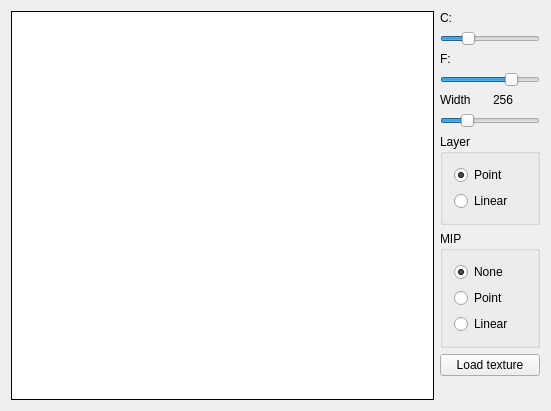
<?xml version="1.0" encoding="UTF-8"?>
<ui version="4.0">
 <class>MainWindow</class>
 <widget class="QMainWindow" name="MainWindow">
  <property name="geometry">
   <rect>
    <x>0</x>
    <y>0</y>
    <width>551</width>
    <height>411</height>
   </rect>
  </property>
  <property name="windowTitle">
   <string>FIT0201CHERESHNEV_Morph</string>
  </property>
  <widget class="QWidget" name="centralWidget">
   <layout class="QHBoxLayout" name="horizontalLayout" stretch="1,0">
    <item>
     <widget class="QLabel" name="imageLabel">
      <property name="sizePolicy">
       <sizepolicy hsizetype="Ignored" vsizetype="Ignored">
        <horstretch>0</horstretch>
        <verstretch>0</verstretch>
       </sizepolicy>
      </property>
      <property name="styleSheet">
       <string notr="true">background: white; border-style: solid; border-width: 1</string>
      </property>
      <property name="text">
       <string/>
      </property>
      <property name="scaledContents">
       <bool>false</bool>
      </property>
      <property name="alignment">
       <set>Qt::AlignCenter</set>
      </property>
     </widget>
    </item>
    <item>
     <layout class="QVBoxLayout" name="verticalLayout">
      <item>
       <layout class="QHBoxLayout" name="horizontalLayout_2">
        <item>
         <widget class="QLabel" name="label_2">
          <property name="text">
           <string>C:</string>
          </property>
         </widget>
        </item>
        <item>
         <widget class="QLabel" name="label">
          <property name="text">
           <string/>
          </property>
         </widget>
        </item>
       </layout>
      </item>
      <item>
       <widget class="QSlider" name="horizontalSlider_2">
        <property name="maximum">
         <number>100</number>
        </property>
        <property name="value">
         <number>25</number>
        </property>
        <property name="orientation">
         <enum>Qt::Horizontal</enum>
        </property>
       </widget>
      </item>
      <item>
       <layout class="QHBoxLayout" name="horizontalLayout_3">
        <item>
         <widget class="QLabel" name="label_4">
          <property name="text">
           <string>F:</string>
          </property>
         </widget>
        </item>
        <item>
         <widget class="QLabel" name="label_3">
          <property name="text">
           <string/>
          </property>
         </widget>
        </item>
       </layout>
      </item>
      <item>
       <widget class="QSlider" name="horizontalSlider">
        <property name="maximum">
         <number>100</number>
        </property>
        <property name="value">
         <number>75</number>
        </property>
        <property name="orientation">
         <enum>Qt::Horizontal</enum>
        </property>
       </widget>
      </item>
      <item>
       <layout class="QHBoxLayout" name="horizontalLayout_4">
        <item>
         <widget class="QLabel" name="label_6">
          <property name="text">
           <string>Width</string>
          </property>
         </widget>
        </item>
        <item>
         <widget class="QLabel" name="label_5">
          <property name="text">
           <string>256</string>
          </property>
         </widget>
        </item>
       </layout>
      </item>
      <item>
       <widget class="QSlider" name="horizontalSlider_3">
        <property name="minimum">
         <number>16</number>
        </property>
        <property name="maximum">
         <number>1024</number>
        </property>
        <property name="singleStep">
         <number>10</number>
        </property>
        <property name="value">
         <number>256</number>
        </property>
        <property name="orientation">
         <enum>Qt::Horizontal</enum>
        </property>
       </widget>
      </item>
      <item>
       <widget class="QGroupBox" name="groupBox">
        <property name="minimumSize">
         <size>
          <width>100</width>
          <height>0</height>
         </size>
        </property>
        <property name="title">
         <string>Layer</string>
        </property>
        <layout class="QVBoxLayout" name="verticalLayout_3">
         <item>
          <widget class="QRadioButton" name="radioButton">
           <property name="text">
            <string>Point</string>
           </property>
           <property name="checked">
            <bool>true</bool>
           </property>
          </widget>
         </item>
         <item>
          <widget class="QRadioButton" name="radioButton_2">
           <property name="text">
            <string>Linear</string>
           </property>
          </widget>
         </item>
        </layout>
       </widget>
      </item>
      <item>
       <widget class="QGroupBox" name="groupBox_2">
        <property name="title">
         <string>MIP</string>
        </property>
        <layout class="QVBoxLayout" name="verticalLayout_2">
         <item>
          <widget class="QRadioButton" name="radioButton_3">
           <property name="text">
            <string>None</string>
           </property>
           <property name="checked">
            <bool>true</bool>
           </property>
          </widget>
         </item>
         <item>
          <widget class="QRadioButton" name="radioButton_4">
           <property name="text">
            <string>Point</string>
           </property>
          </widget>
         </item>
         <item>
          <widget class="QRadioButton" name="radioButton_5">
           <property name="text">
            <string>Linear</string>
           </property>
          </widget>
         </item>
        </layout>
       </widget>
      </item>
      <item>
       <widget class="QPushButton" name="pushButton">
        <property name="text">
         <string>Load texture</string>
        </property>
       </widget>
      </item>
      <item>
       <spacer name="verticalSpacer">
        <property name="orientation">
         <enum>Qt::Vertical</enum>
        </property>
        <property name="sizeHint" stdset="0">
         <size>
          <width>20</width>
          <height>40</height>
         </size>
        </property>
       </spacer>
      </item>
     </layout>
    </item>
   </layout>
  </widget>
 </widget>
 <layoutdefault spacing="6" margin="11"/>
 <resources/>
 <connections>
  <connection>
   <sender>radioButton</sender>
   <signal>clicked()</signal>
   <receiver>MainWindow</receiver>
   <slot>setPointLayerFiltering()</slot>
   <hints>
    <hint type="sourcelabel">
     <x>530</x>
     <y>187</y>
    </hint>
    <hint type="destinationlabel">
     <x>470</x>
     <y>406</y>
    </hint>
   </hints>
  </connection>
  <connection>
   <sender>radioButton_2</sender>
   <signal>clicked()</signal>
   <receiver>MainWindow</receiver>
   <slot>setLinearLayerFiltering()</slot>
   <hints>
    <hint type="sourcelabel">
     <x>530</x>
     <y>210</y>
    </hint>
    <hint type="destinationlabel">
     <x>446</x>
     <y>406</y>
    </hint>
   </hints>
  </connection>
  <connection>
   <sender>radioButton_3</sender>
   <signal>clicked()</signal>
   <receiver>MainWindow</receiver>
   <slot>setNoneMipFiltering()</slot>
   <hints>
    <hint type="sourcelabel">
     <x>530</x>
     <y>266</y>
    </hint>
    <hint type="destinationlabel">
     <x>508</x>
     <y>381</y>
    </hint>
   </hints>
  </connection>
  <connection>
   <sender>radioButton_4</sender>
   <signal>clicked()</signal>
   <receiver>MainWindow</receiver>
   <slot>setPointMipFiltering()</slot>
   <hints>
    <hint type="sourcelabel">
     <x>530</x>
     <y>289</y>
    </hint>
    <hint type="destinationlabel">
     <x>538</x>
     <y>331</y>
    </hint>
   </hints>
  </connection>
  <connection>
   <sender>radioButton_5</sender>
   <signal>clicked()</signal>
   <receiver>MainWindow</receiver>
   <slot>setLinearMipFiltering()</slot>
   <hints>
    <hint type="sourcelabel">
     <x>530</x>
     <y>312</y>
    </hint>
    <hint type="destinationlabel">
     <x>545</x>
     <y>282</y>
    </hint>
   </hints>
  </connection>
  <connection>
   <sender>horizontalSlider</sender>
   <signal>valueChanged(int)</signal>
   <receiver>MainWindow</receiver>
   <slot>movePointF(int)</slot>
   <hints>
    <hint type="sourcelabel">
     <x>507</x>
     <y>85</y>
    </hint>
    <hint type="destinationlabel">
     <x>447</x>
     <y>318</y>
    </hint>
   </hints>
  </connection>
  <connection>
   <sender>horizontalSlider_2</sender>
   <signal>valueChanged(int)</signal>
   <receiver>MainWindow</receiver>
   <slot>movePointC(int)</slot>
   <hints>
    <hint type="sourcelabel">
     <x>480</x>
     <y>44</y>
    </hint>
    <hint type="destinationlabel">
     <x>451</x>
     <y>363</y>
    </hint>
   </hints>
  </connection>
  <connection>
   <sender>horizontalSlider_3</sender>
   <signal>valueChanged(int)</signal>
   <receiver>label_5</receiver>
   <slot>setNum(int)</slot>
   <hints>
    <hint type="sourcelabel">
     <x>485</x>
     <y>131</y>
    </hint>
    <hint type="destinationlabel">
     <x>514</x>
     <y>110</y>
    </hint>
   </hints>
  </connection>
  <connection>
   <sender>horizontalSlider_3</sender>
   <signal>valueChanged(int)</signal>
   <receiver>MainWindow</receiver>
   <slot>setWidth(int)</slot>
   <hints>
    <hint type="sourcelabel">
     <x>461</x>
     <y>133</y>
    </hint>
    <hint type="destinationlabel">
     <x>547</x>
     <y>234</y>
    </hint>
   </hints>
  </connection>
  <connection>
   <sender>MainWindow</sender>
   <signal>pointCChanged(int)</signal>
   <receiver>label</receiver>
   <slot>setNum(int)</slot>
   <hints>
    <hint type="sourcelabel">
     <x>453</x>
     <y>4</y>
    </hint>
    <hint type="destinationlabel">
     <x>521</x>
     <y>19</y>
    </hint>
   </hints>
  </connection>
  <connection>
   <sender>MainWindow</sender>
   <signal>pointFChanged(int)</signal>
   <receiver>label_3</receiver>
   <slot>setNum(int)</slot>
   <hints>
    <hint type="sourcelabel">
     <x>547</x>
     <y>65</y>
    </hint>
    <hint type="destinationlabel">
     <x>527</x>
     <y>63</y>
    </hint>
   </hints>
  </connection>
  <connection>
   <sender>pushButton</sender>
   <signal>clicked()</signal>
   <receiver>MainWindow</receiver>
   <slot>openTexture()</slot>
   <hints>
    <hint type="sourcelabel">
     <x>499</x>
     <y>339</y>
    </hint>
    <hint type="destinationlabel">
     <x>545</x>
     <y>380</y>
    </hint>
   </hints>
  </connection>
 </connections>
 <slots>
  <signal>pointCChanged(int)</signal>
  <signal>pointFChanged(int)</signal>
  <slot>setPointLayerFiltering()</slot>
  <slot>setLinearLayerFiltering()</slot>
  <slot>setPointMipFiltering()</slot>
  <slot>setNoneMipFiltering()</slot>
  <slot>setLinearMipFiltering()</slot>
  <slot>movePointC(int)</slot>
  <slot>movePointF(int)</slot>
  <slot>setWidth(int)</slot>
  <slot>openTexture()</slot>
 </slots>
</ui>
